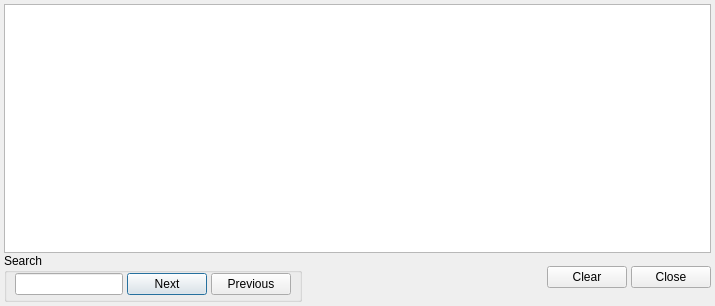
<ui version="4.0" >
 <class>logger</class>
 <widget class="QDialog" name="logger" >
  <property name="geometry" >
   <rect>
    <x>0</x>
    <y>0</y>
    <width>715</width>
    <height>306</height>
   </rect>
  </property>
  <property name="windowTitle" >
   <string/>
  </property>
  <layout class="QGridLayout" >
   <property name="horizontalSpacing" >
    <number>4</number>
   </property>
   <property name="verticalSpacing" >
    <number>0</number>
   </property>
   <property name="margin" >
    <number>4</number>
   </property>
   <item row="0" column="0" colspan="4" >
    <widget class="QTextEdit" name="output_text" >
     <property name="font" >
      <font>
       <family>Monospace</family>
       <pointsize>13</pointsize>
      </font>
     </property>
     <property name="acceptDrops" >
      <bool>false</bool>
     </property>
     <property name="tabChangesFocus" >
      <bool>true</bool>
     </property>
     <property name="undoRedoEnabled" >
      <bool>false</bool>
     </property>
     <property name="readOnly" >
      <bool>true</bool>
     </property>
     <property name="acceptRichText" >
      <bool>false</bool>
     </property>
     <property name="textInteractionFlags" >
      <set>Qt::TextSelectableByKeyboard|Qt::TextSelectableByMouse</set>
     </property>
    </widget>
   </item>
   <item row="1" column="0" >
    <widget class="QGroupBox" name="groupBox" >
     <property name="title" >
      <string>Search</string>
     </property>
     <layout class="QHBoxLayout" >
      <property name="spacing" >
       <number>4</number>
      </property>
      <property name="leftMargin" >
       <number>8</number>
      </property>
      <property name="topMargin" >
       <number>0</number>
      </property>
      <property name="rightMargin" >
       <number>8</number>
      </property>
      <property name="bottomMargin" >
       <number>4</number>
      </property>
      <item>
       <widget class="QLineEdit" name="search_text" />
      </item>
      <item>
       <widget class="QPushButton" name="next_button" >
        <property name="text" >
         <string>Next</string>
        </property>
       </widget>
      </item>
      <item>
       <widget class="QPushButton" name="prev_button" >
        <property name="text" >
         <string>Previous</string>
        </property>
       </widget>
      </item>
     </layout>
    </widget>
   </item>
   <item row="1" column="1" >
    <spacer>
     <property name="orientation" >
      <enum>Qt::Horizontal</enum>
     </property>
     <property name="sizeHint" stdset="0" >
      <size>
       <width>217</width>
       <height>24</height>
      </size>
     </property>
    </spacer>
   </item>
   <item row="1" column="2" >
    <widget class="QPushButton" name="clear_button" >
     <property name="text" >
      <string>Clear</string>
     </property>
    </widget>
   </item>
   <item row="1" column="3" >
    <widget class="QPushButton" name="close_button" >
     <property name="text" >
      <string>Close</string>
     </property>
    </widget>
   </item>
  </layout>
 </widget>
 <tabstops>
  <tabstop>close_button</tabstop>
  <tabstop>output_text</tabstop>
 </tabstops>
 <resources/>
 <connections>
  <connection>
   <sender>close_button</sender>
   <signal>released()</signal>
   <receiver>logger</receiver>
   <slot>close()</slot>
   <hints>
    <hint type="sourcelabel" >
     <x>352</x>
     <y>277</y>
    </hint>
    <hint type="destinationlabel" >
     <x>199</x>
     <y>149</y>
    </hint>
   </hints>
  </connection>
 </connections>
</ui>
